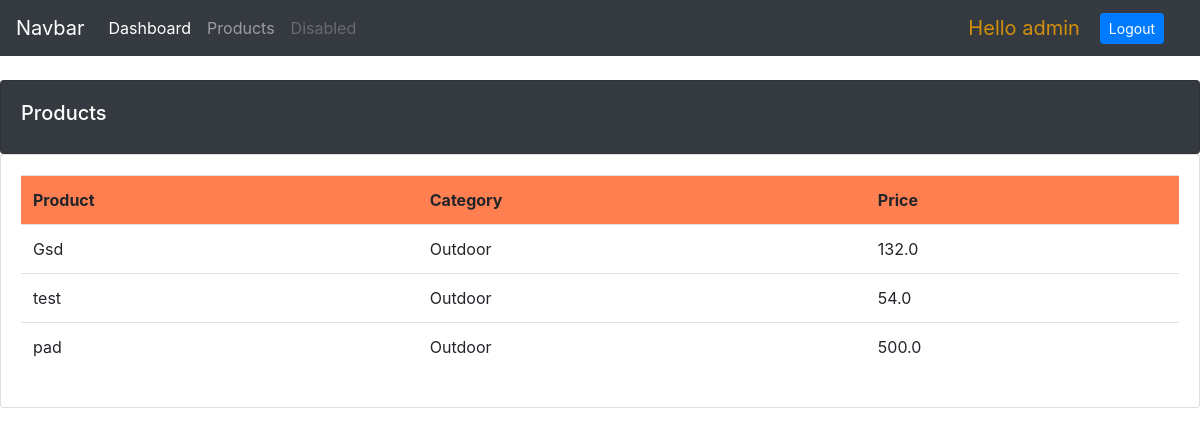
/products/ (signed in), run on the app's committed database.
### accounts/models.py (models this page shows, shortened)
class Product(models.Model):
    choices = (
        ('Outdoor', "Outdoor"),
        ('Indoor', "Indoor"),
    )
    name = models.CharField(max_length=200, null=True)
    price = models.FloatField(max_length=20000, null=True)
    category = models.CharField(max_length=200, null=True, choices=choices)
    description = models.CharField(max_length=200, null=True,blank=True)
    date_created = models.DateTimeField(auto_now_add=True)
    tag = models.ManyToManyField(Tag)

### accounts/decorators.py (the view)
        def wrapper_func(request, *args, **kwargs):
            group = None
            if request.user.groups.exists():
                group = request.user.groups.all()[0].name
            if group in allowed_roles  :
                return view_func(request, *args, **kwargs)
            else:
                return HttpResponse('You are not authorized to view this page')

### accounts/views.py (called while the page is built)
@requires_csrf_token
@csrf_protect
@login_required(login_url='login')
@allowed_users(allowed_roles=['admin'])
def product(request):
    products = Product.objects.all()
    return render(request, 'accounts/products.html', {'products': products})

### accounts/templates/accounts/products.html (shortened to what this page needs)
{%  extends 'accounts/main.html' %}
{% block content %}
		<br>
		<div class="row">
			<div class="col-md">
				<div class="card bg-dark card-body text-white">
					<h5 >Products</h5>
				</div>
				<div class="card   card-body">
					<table class="table">
						<tr>
							<th>Product</th>
							<th>Category</th>
							<th>Price</th>
						</tr>
                        {% for i in products %}
                            <tr>
                                <td> {{i.name}}</td>
                                <td>{{i.category}}</td>
                                <td> {{i.price}}</td>
                            </tr>
                        {% endfor %}
					</table>
				</div>
			</div>
		</div>
{% endblock content %}

### accounts/templates/accounts/navbar.html (shortened to what this page needs)
{% load  static %}
<nav class="navbar navbar-expand-lg navbar-dark bg-dark">
  <a class="navbar-brand" href="#">Navbar</a>
  <div class="collapse navbar-collapse" id="navbarNav">
    <ul class="navbar-nav">
      {% if request.user.is_staff %}
      <li class="nav-item active">
        <a class="nav-link" href={% url 'home' %}>Dashboard </a>
      </li>
      <li class="nav-item">
        <a class="nav-link" href="{% url 'products' %}">Products</a>
      <li class="nav-item">
        <a class="nav-link disabled" href="#" tabindex="-1" aria-disabled="true">Disabled</a>
      </li>
    </ul>
      {% else %}
          <li class="nav-item active">
                <a class="nav-link" href={% url 'account' %}>Settings </a>
            </li>
      {% endif %}
  </div>
    <span id="hello-msg">Hello {{ request.user }}</span>
    <span id="button1"><a class="btn btn-sm btn-primary" href="{% url 'logout' %}"> Logout</a></span>
</nav>

### static/csss/styless.css (style rules this page uses)
body { background-color: #ebeff5; }

### accounts/templates/accounts/products.html (style rules this page uses)
th { background-color: coral; text-decoration-color: blue; }

### data on the page
Product: name "Gsd", category "Outdoor", price "132.0"
Product: name "test", category "Outdoor", price "54.0"
Product: name "pad", category "Outdoor", price "500.0"

### other printed values
{{ request.user }} "admin"
